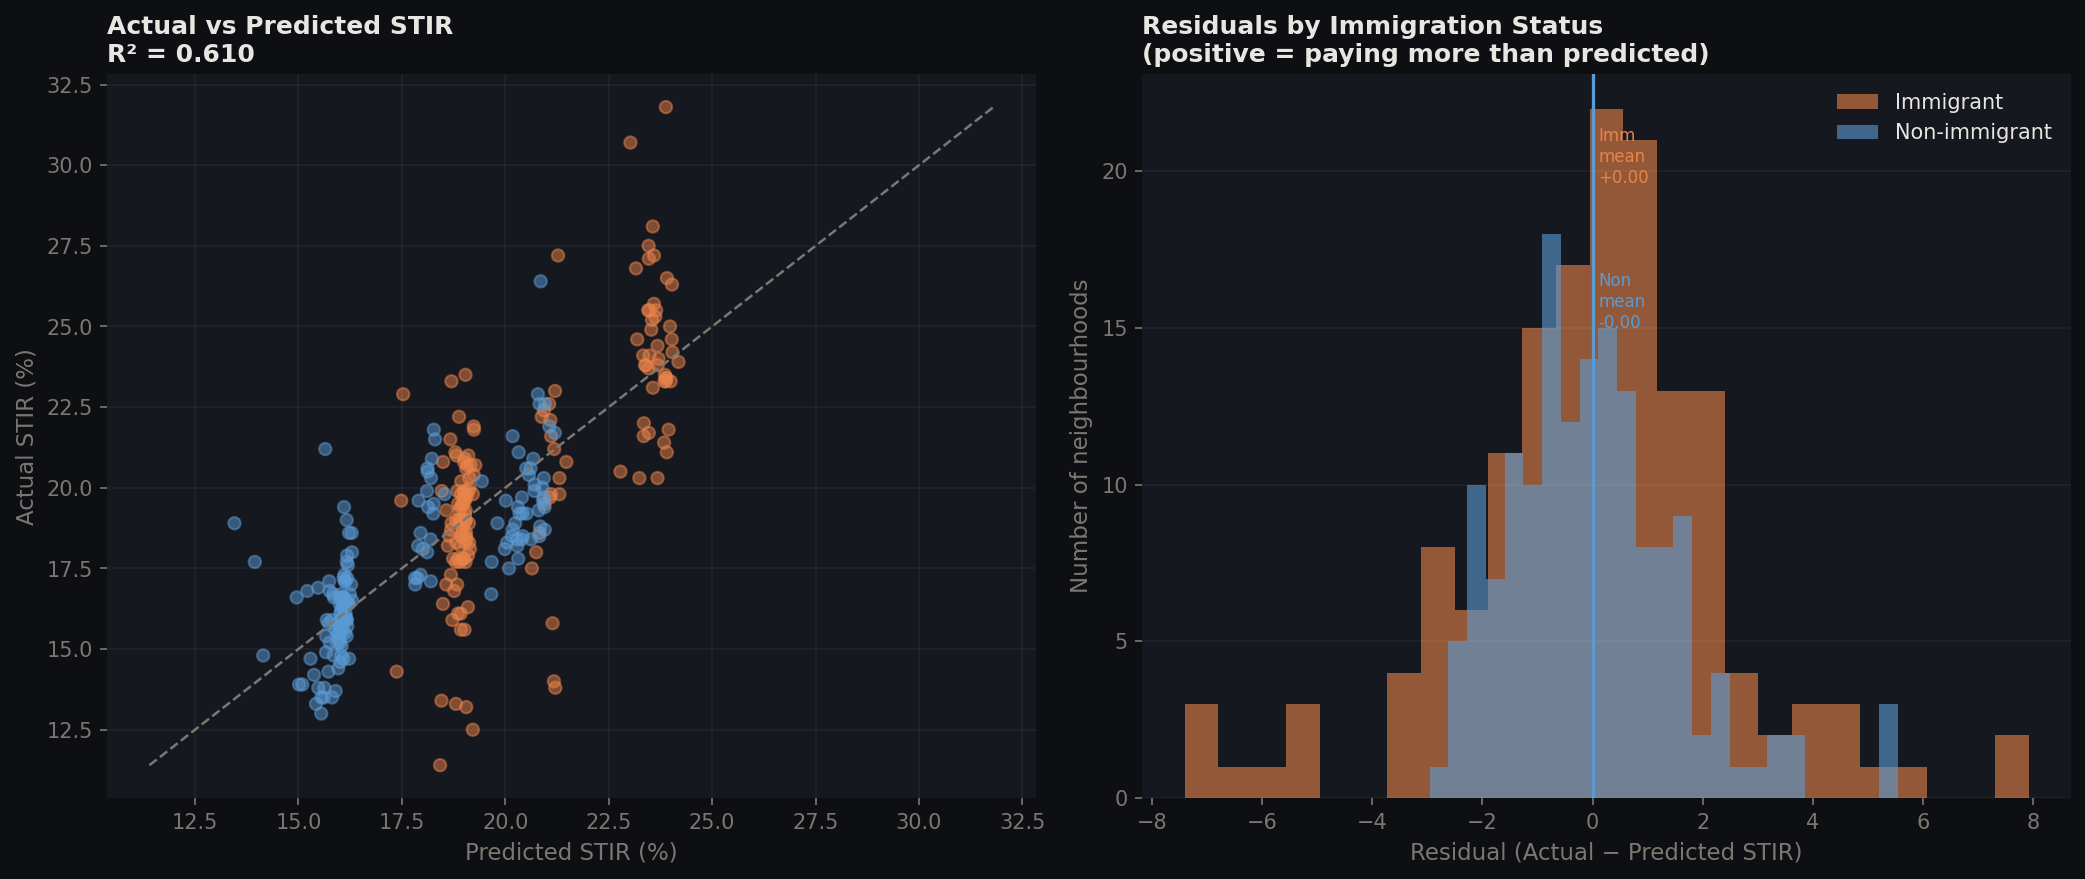

Write the Python code that produced this figure.
import pandas as pd
import numpy as np
import matplotlib.pyplot as plt
import seaborn as sns
from sklearn.linear_model import LinearRegression
from sklearn.preprocessing import OneHotEncoder
from sklearn.compose import ColumnTransformer
from sklearn.pipeline import Pipeline
from sklearn.metrics import r2_score, mean_squared_error

df = pd.read_csv('data/master_clean.csv')

# === SETUP ===
# CSD level only, immigrants and non-immigrants only
csd = df[~df['geography'].str.contains('CMA|Canada', na=False)]
csd = csd[csd['city'] != 'Other']
csd = csd[csd['immigrant_status'].isin(['Immigrant', 'Non-immigrants'])]
csd = csd.dropna(subset=['total_stir', 'total_income', 'city', 'immigrant_status'])

# === FEATURES ===
# We predict STIR using: income + city + immigrant_status
# If immigrant_status coefficient is positive after controlling for income+city
# that IS the invisible tax — quantified
X = csd[['total_income', 'city', 'immigrant_status']]
y = csd['total_stir']

# === MODEL ===
# One-hot encode city and immigrant_status
preprocessor = ColumnTransformer(transformers=[
    ('num', 'passthrough', ['total_income']),
    ('cat', OneHotEncoder(drop='first', sparse_output=False), ['city', 'immigrant_status'])
])

model = Pipeline(steps=[
    ('preprocessor', preprocessor),
    ('regressor', LinearRegression())
])

model.fit(X, y)
y_pred = model.predict(X)
residuals = y - y_pred

# === RESULTS ===
r2 = r2_score(y, y_pred)
rmse = np.sqrt(mean_squared_error(y, y_pred))

print("=" * 50)
print("REGRESSION RESULTS")
print("=" * 50)
print(f"R² score:  {r2:.3f}  (how much variance the model explains)")
print(f"RMSE:      {rmse:.3f} percentage points")
print()

# Get feature names and coefficients
cat_features = model.named_steps['preprocessor']\
    .named_transformers_['cat'].get_feature_names_out(['city', 'immigrant_status'])
feature_names = ['total_income'] + list(cat_features)
coefficients = model.named_steps['regressor'].coef_
intercept = model.named_steps['regressor'].intercept_

print("COEFFICIENTS:")
print(f"  Intercept: {intercept:.3f}")
for name, coef in zip(feature_names, coefficients):
    print(f"  {name}: {coef:.4f}")

print()
print("=" * 50)
print("KEY FINDING — THE INVISIBLE TAX")
print("=" * 50)
imm_coef = coefficients[list(feature_names).index('immigrant_status_Non-immigrants')]
print(f"Being immigrant (vs non-immigrant) adds: {-imm_coef:.2f} percentage points to STIR")
print("This is AFTER controlling for income and city.")
print("This is your Invisible Tax, quantified.")

# === RESIDUALS ===
csd = csd.copy()
csd['predicted'] = y_pred
csd['residual'] = residuals

print()
print("=" * 50)
print("MOST UNDER-PREDICTED (paying MORE than model expects)")
print("=" * 50)
over = csd.nlargest(10, 'residual')[['csd_name','city','immigrant_status','total_income','total_stir','predicted','residual']]
print(over.round(2).to_string())

# === PLOT ===
fig, axes = plt.subplots(1, 2, figsize=(14, 6))
fig.patch.set_facecolor('#0e0f13')

# Plot 1: Actual vs Predicted
ax = axes[0]
ax.set_facecolor('#16181f')
colors = csd['immigrant_status'].map({'Immigrant': '#e8834a', 'Non-immigrants': '#5b9bd5'})
ax.scatter(y_pred, y, c=colors, alpha=0.5, s=35)
ax.plot([y.min(), y.max()], [y.min(), y.max()],
        color='#7a7870', linewidth=1.2, linestyle='--')
ax.set_xlabel('Predicted STIR (%)', color='#7a7870', fontsize=11)
ax.set_ylabel('Actual STIR (%)', color='#7a7870', fontsize=11)
ax.set_title(f'Actual vs Predicted STIR\nR² = {r2:.3f}', 
             fontsize=12, color='#e8e6e0', loc='left', fontweight='bold')
ax.tick_params(colors='#7a7870')
ax.spines[['top','right','left','bottom']].set_visible(False)
ax.yaxis.grid(True, color='#ffffff', alpha=0.05)
ax.xaxis.grid(True, color='#ffffff', alpha=0.05)

# Plot 2: Residuals by immigrant status
ax = axes[1]
ax.set_facecolor('#16181f')
for status, color, label in [
    ('Immigrant', '#e8834a', 'Immigrant'),
    ('Non-immigrants', '#5b9bd5', 'Non-immigrant')
]:
    subset = csd[csd['immigrant_status'] == status]['residual']
    ax.hist(subset, bins=25, color=color, alpha=0.6, label=label, edgecolor='none')

ax.axvline(x=0, color='#7a7870', linewidth=1, linestyle='--')
imm_mean = csd[csd['immigrant_status']=='Immigrant']['residual'].mean()
non_mean = csd[csd['immigrant_status']=='Non-immigrants']['residual'].mean()
ax.axvline(x=imm_mean, color='#e8834a', linewidth=1.5)
ax.axvline(x=non_mean, color='#5b9bd5', linewidth=1.5)
ax.text(imm_mean + 0.1, ax.get_ylim()[1]*0.85,
        f'Imm\nmean\n{imm_mean:+.2f}', color='#e8834a', fontsize=8)
ax.text(non_mean + 0.1, ax.get_ylim()[1]*0.65,
        f'Non\nmean\n{non_mean:+.2f}', color='#5b9bd5', fontsize=8)

ax.set_xlabel('Residual (Actual − Predicted STIR)', color='#7a7870', fontsize=11)
ax.set_ylabel('Number of neighbourhoods', color='#7a7870', fontsize=11)
ax.set_title('Residuals by Immigration Status\n(positive = paying more than predicted)',
             fontsize=12, color='#e8e6e0', loc='left', fontweight='bold')
ax.tick_params(colors='#7a7870')
ax.spines[['top','right','left','bottom']].set_visible(False)
ax.yaxis.grid(True, color='#ffffff', alpha=0.05)
ax.legend(framealpha=0, labelcolor='#e8e6e0', fontsize=10)

plt.tight_layout()
plt.savefig('visuals/ml_regression.png', dpi=150, bbox_inches='tight',
            facecolor='#0e0f13')
print()
print("Saved: visuals/ml_regression.png")

# ============================================================
# INTERACTION MODEL — immigrant penalty by city
# ============================================================
from sklearn.preprocessing import PolynomialFeatures

# Create interaction manually: immigrant_status × city
# Easier to do this with pandas + statsmodels for clean output
import statsmodels.formula.api as smf

# Prepare data with clean column names
model_df = csd[['total_stir', 'total_income', 'city', 'immigrant_status']].copy()
model_df['is_immigrant'] = (model_df['immigrant_status'] == 'Immigrant').astype(int)
model_df['income_k'] = model_df['total_income'] / 1000

# Interaction model: STIR ~ income + city + immigrant + city*immigrant
formula = 'total_stir ~ income_k + C(city) + is_immigrant + C(city):is_immigrant'
interaction_model = smf.ols(formula, data=model_df).fit()

print()
print("=" * 60)
print("INTERACTION MODEL — Immigrant Penalty by City")
print("=" * 60)
print(interaction_model.summary())

# Extract the penalty per city cleanly
print()
print("=" * 60)
print("IMMIGRANT HOUSING PENALTY BY CITY (percentage points)")
print("(after controlling for income)")
print("=" * 60)

base_penalty = interaction_model.params['is_immigrant']
cities_list = ['Montreal', 'Toronto', 'Edmonton', 'Vancouver']

penalties = {}
for city in cities_list:
    if city == 'Montreal':
        # Montreal is the reference city
        penalties[city] = base_penalty
    else:
        interaction_term = f'C(city)[T.{city}]:is_immigrant'
        if interaction_term in interaction_model.params:
            penalties[city] = base_penalty + interaction_model.params[interaction_term]
        else:
            penalties[city] = base_penalty

for city, penalty in penalties.items():
    pval_key = f'C(city)[T.{city}]:is_immigrant'
    sig = ''
    if city != 'Montreal' and pval_key in interaction_model.pvalues:
        p = interaction_model.pvalues[pval_key]
        sig = '***' if p < 0.01 else '**' if p < 0.05 else '*' if p < 0.1 else ''
    direction = 'immigrants pay MORE' if penalty > 0 else 'immigrants pay LESS'
    print(f"  {city}: {penalty:+.2f}pp  {sig}  ({direction})")

print()
print("*** p<0.01  ** p<0.05  * p<0.1")
print("Base city (reference): Montreal")

# === PLOT interaction results ===
fig, ax = plt.subplots(figsize=(9, 5))
fig.patch.set_facecolor('#0e0f13')
ax.set_facecolor('#16181f')

city_colors = ['#8e75c9', '#e8834a', '#4dab7e', '#5b9bd5']
cities_plot = list(penalties.keys())
values = list(penalties.values())
bar_colors = ['#e05555' if v > 0 else '#4dab7e' for v in values]

bars = ax.bar(cities_plot, values, color=bar_colors, alpha=0.85, width=0.5)
ax.axhline(y=0, color='#7a7870', linewidth=0.8)

for bar, val in zip(bars, values):
    ypos = val + 0.05 if val >= 0 else val - 0.25
    ax.text(bar.get_x() + bar.get_width()/2, ypos,
            f'{val:+.2f}pp', ha='center', fontsize=12,
            color='#e8e6e0', fontweight='bold')

ax.set_ylabel('Immigrant housing penalty (pp)', color='#7a7870', fontsize=11)
ax.set_title('The Immigrant Housing Penalty is Not Equal Across Cities\n'
             'Percentage points added to STIR by being immigrant, after controlling for income',
             fontsize=12, color='#e8e6e0', loc='left', fontweight='bold', pad=12)
ax.tick_params(colors='#7a7870')
ax.spines[['top','right','left','bottom']].set_visible(False)
ax.yaxis.grid(True, color='#ffffff', alpha=0.05)
ax.set_axisbelow(True)
ax.text(0, -0.15,
        'Red = immigrants pay more than non-immigrants at same income level. '
        'Green = immigrants pay less.',
        transform=ax.transAxes, fontsize=9, color='#7a7870')

plt.tight_layout()
plt.savefig('visuals/ml_interaction.png', dpi=150, bbox_inches='tight',
            facecolor='#0e0f13')
print()
print("Saved: visuals/ml_interaction.png")
